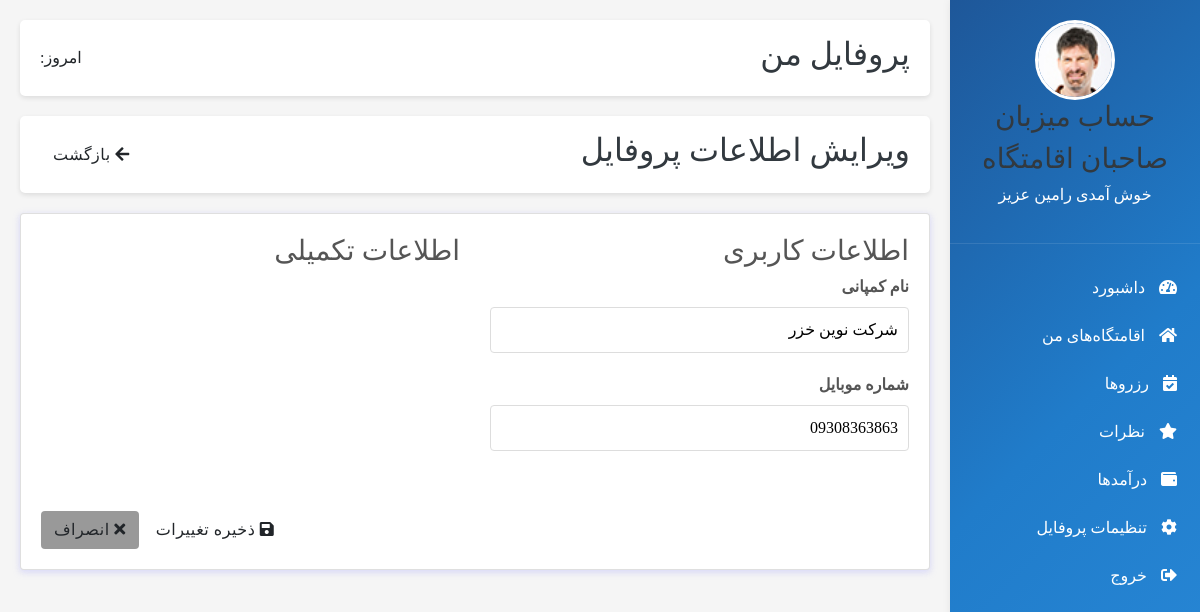
Before: /admin-panel/profile/seller_profile (signed in) with the older database file.
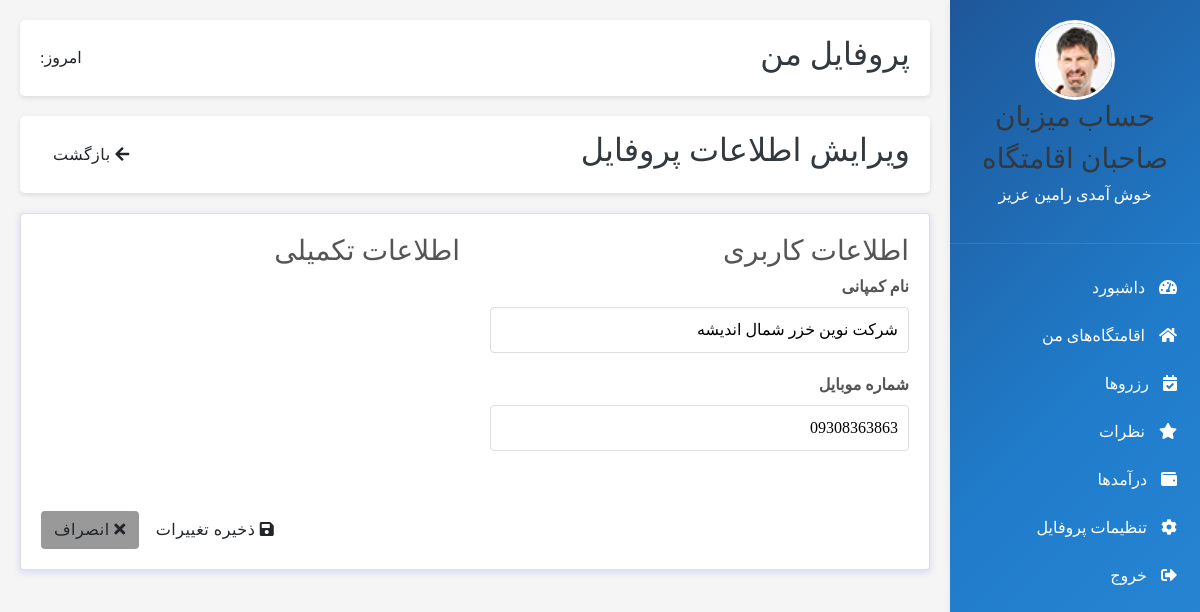
After: the same page with the newer database file.
### seller_account/models.py (models this page shows, shortened)
class Seller(models.Model):
    user = models.OneToOneField(User,on_delete=models.CASCADE,related_name='seller', verbose_name='کاربر')
    company_name = models.CharField(max_length=255, verbose_name='نام کمپانی')
    phone = models.CharField(max_length=15, blank=True, verbose_name='شماره تماس')
    is_active = models.BooleanField(default=True, verbose_name='وضعیت')
    is_admin = models.BooleanField(default=False, verbose_name='ادمین /غیر ادمین')
    class Meta:
        verbose_name = 'فروشنده'
        verbose_name_plural = 'فروشندگان'

### seller_admin_panel/views.py (the view, shortened to what this page needs)
@method_decorator(login_required, name='dispatch')
class EditSellerProfilePage(View):
    def get(self, request: HttpRequest):
        current_user = User.objects.filter(id=request.user.id).first()
        edit_form = SellerProfileForm(instance=request.user.seller)
        context = {
            'form': edit_form,
            'current_user': current_user
        }
        return render(request, 'profile/seller_profile.html', context)

### seller_account/forms.py
class SellerProfileForm(forms.ModelForm):
    class Meta:
        model = Seller
        fields = ['company_name', 'phone']

### polls/templatetags/poll_extras.py (called while the page is built)
@register.simple_tag
def today_jalali():
    return JalaliDate.today().strftime('%Y/%m/%d')

### seller_admin_panel/templates/profile/seller_profile.html (shortened to what this page needs)
{% extends 'base/seller_dashboard.html' %}
{% load poll_extras %}
{% block admin_content %}
<div class="dashboard-header">
    <h2>پروفایل من</h2>
    <div>
        <span>امروز: {% today_jalali %}</span>
    </div>
</div>
<div class="dashboard-header">
    <h2>ویرایش اطلاعات پروفایل</h2>
    <div>
        <a href="{% url 'admin_home' %}" class="btn"><i class="fas fa-arrow-left"></i> بازگشت</a>
    </div>
</div>
<div class="card">
    <form method="post" enctype="multipart/form-data">
        <div style="display: grid; grid-template-columns: 1fr 1fr; gap: 30px;">
            <div>
                <h3>اطلاعات کاربری</h3>
                <div class="form-group">
                    <label>نام کمپانی</label>
                    {{ form.company_name }}
                </div>
                <div class="form-group">
                    <label>شماره موبایل</label>
                    {{ form.phone }}
                </div>
            </div>
            <div>
                <h3>اطلاعات تکمیلی</h3>
            </div>
        </div>
        <div style="margin-top: 40px; text-align: left;">
            <button type="submit" class="btn">
                <i class="fas fa-save"></i> ذخیره تغییرات
            </button>
            <a href="{% url 'admin_home' %}" class="btn" style="background: #999;">
                <i class="fas fa-times"></i> انصراف
            </a>
        </div>
    </form>
</div>
{% endblock %}

Changed rows visible on the page:
changed Seller: company_name "شرکت نوین خزر" → "شرکت نوین خزر شمال اندیشه"
